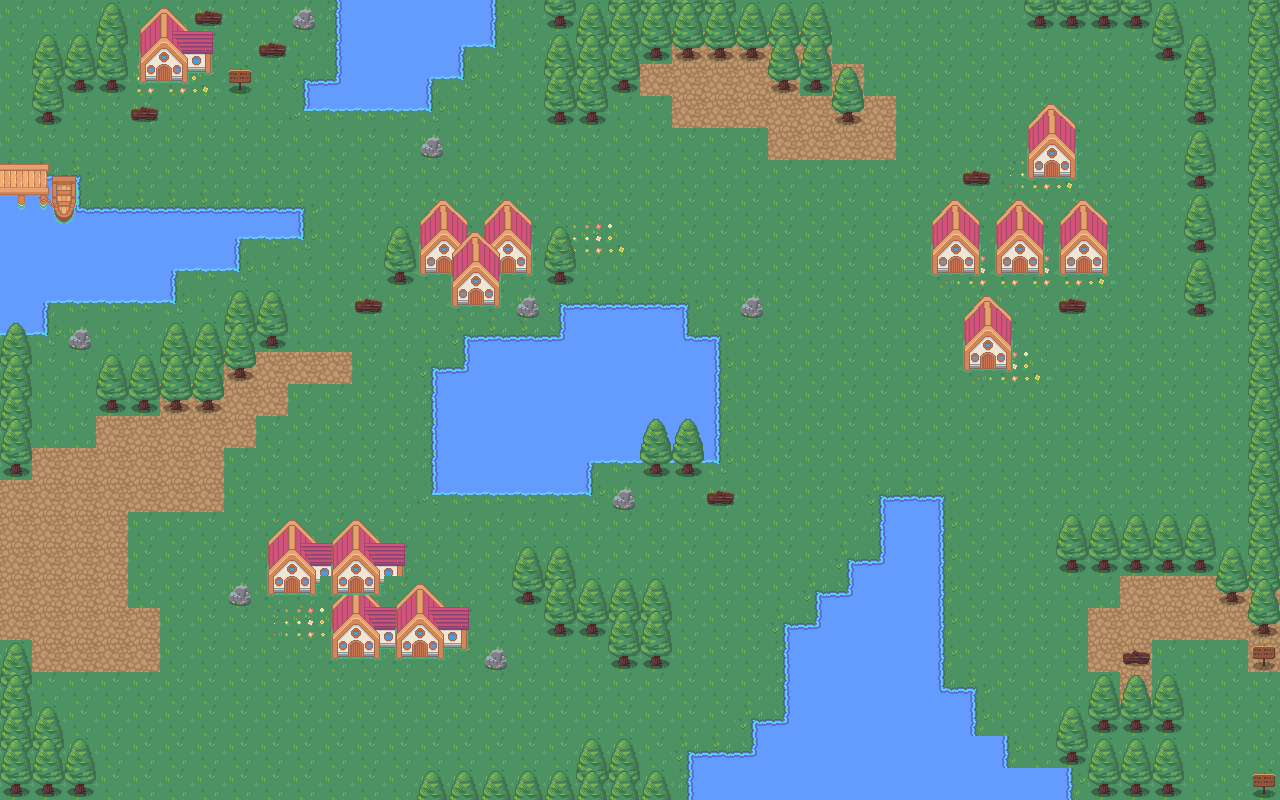

Below is a game level as drawn by its tile map, then a one-line description and the .tmx that defines it (tile-layer data replaced by summaries):
An orthogonal 40x25 tile map with 32x32 px tiles, 7 tile layers (grass, soil, flowers, water, ...), 2 tilesets.

<map version="1.5" tiledversion="1.7.2" orientation="orthogonal" renderorder="right-down" width="40" height="25" tilewidth="32" tileheight="32" infinite="0" nextlayerid="19" nextobjectid="1">
 <editorsettings>
  <export target="level3map.json" format="json" />
 </editorsettings>
 <tileset firstgid="1" name="nature tileset" tilewidth="32" tileheight="32" tilecount="180" columns="20">
  <image source="RPGnature tileset.png" width="641" height="288" />
 </tileset>
 <tileset firstgid="181" name="asset" tilewidth="32" tileheight="32" tilecount="144" columns="12">
  <image source="firstassetpack.png" width="384" height="384" />
 </tileset>
 <layer id="11" name="grass" width="40" height="25">
  <data>[1000 cells, 1000 non-empty, 1 distinct tile ids]</data>
 </layer>
 <layer id="16" name="soil" width="40" height="25">
  <data>[1000 cells, 87 non-empty, 2 distinct tile ids]</data>
 </layer>
 <layer id="14" name="flowers" width="40" height="25">
  <data>[1000 cells, 39 non-empty, 7 distinct tile ids]</data>
 </layer>
 <layer id="15" name="water" width="40" height="25">
  <data>[1000 cells, 188 non-empty, 13 distinct tile ids]</data>
 </layer>
 <layer id="12" name="tree" width="40" height="25">
  <data>[1000 cells, 157 non-empty, 3 distinct tile ids]</data>
 </layer>
 <layer id="17" name="house" width="40" height="25">
  <data>[1000 cells, 75 non-empty, 22 distinct tile ids]</data>
 </layer>
 <layer id="18" name="connectinghouse" width="40" height="25">
  <data>[1000 cells, 23 non-empty, 15 distinct tile ids]</data>
 </layer>
</map>
